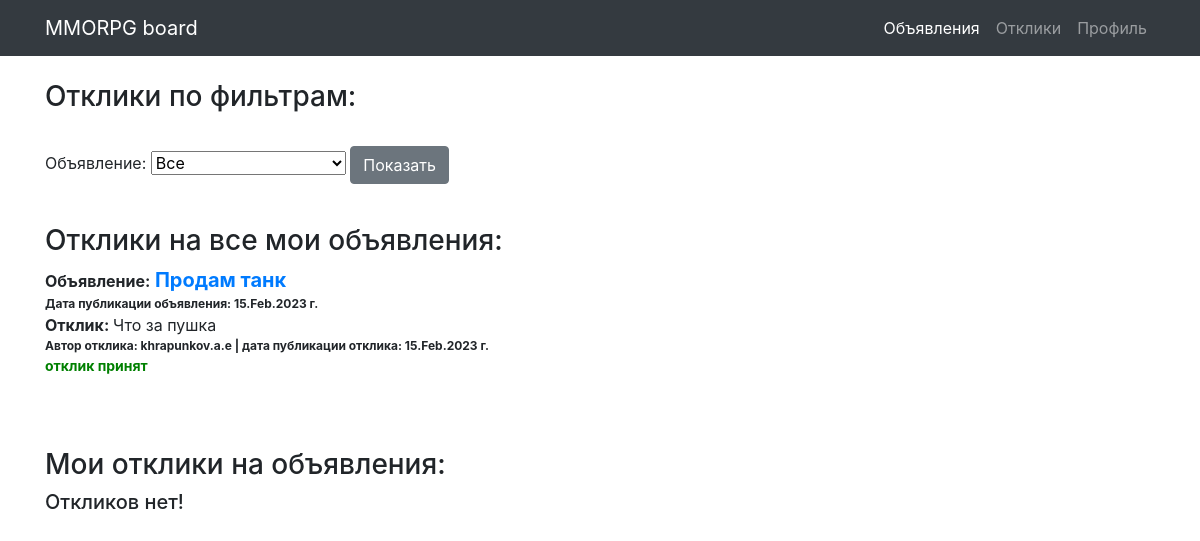
The app's page /responses (signed in) with its own data.
### board/models.py (models this page shows)
class Response(models.Model):
    author = models.ForeignKey(User, on_delete=models.CASCADE)
    post = models.ForeignKey(Post, on_delete=models.CASCADE)
    text = models.TextField(verbose_name='Текст')
    status = models.BooleanField(default=False)
    dateCreation = models.DateTimeField(auto_now_add=True)

class Post(models.Model):
    author = models.ForeignKey(User, on_delete=models.CASCADE)
    CAT = (('tanks', 'Танки'),
           ('healers', 'Хилы'),
           ('damage_dealers', 'ДД'),
           ('dealers', 'Торговцы'),
           ('gildmasters', 'Гилдмастеры'),
           ('quest_givers', 'Квестгиверы'),
           ('blacksmiths', 'Кузнецы'),
           ('tanners', 'Кожевники'),
           ('potion_makers', 'Зельевары'),
           ('spell_masters', 'Мастера заклинаний'))
    category = models.CharField(max_length=15, choices=CAT, verbose_name='Категория')
    dateCreation = models.DateTimeField(auto_now_add=True)
    title = models.CharField(max_length=256, verbose_name='Название')
    text = RichTextField()

### board/views.py (the view, shortened to what this page needs)
# urls.py: path('responses', Responses.as_view(), name='responses'),
class Responses(LoginRequiredMixin, ListView):
    model = Response
    template_name = 'responses.html'
    context_object_name = 'responses'
    def get_context_data(self, **kwargs):
        context = super(Responses, self).get_context_data(**kwargs)
        global title
        """
        Далее в условии - если пользователь попал на страницу через ссылку из письма, в которой содержится
        ID поста для фильтра - фильтр работает по этому ID
        """
        if self.kwargs.get('pk') and Post.objects.filter(id=self.kwargs.get('pk')).exists():
            title = str(Post.objects.get(id=self.kwargs.get('pk')).title)
            print(title)
        context['form'] = ResponsesFilterForm(self.request.user, initial={'title': title})
        context['title'] = title
        if title:
            post_id = Post.objects.get(title=title)
            context['filter_responses'] = list(Response.objects.filter(post_id=post_id).order_by('-dateCreation'))
            context['response_post_id'] = post_id.id
        else:
            context['filter_responses'] = list(Response.objects.filter(post_id__author_id=self.request.user).order_by('-dateCreation'))
        context['myresponses'] = list(Response.objects.filter(author_id=self.request.user).order_by('-dateCreation'))
        return context

### board/forms.py
class ResponsesFilterForm(forms.Form):
    def __init__(self, user, *args, **kwargs):
        super(ResponsesFilterForm, self).__init__(*args, **kwargs)
        self.fields['title'] = forms.ModelChoiceField(
            label='Объявление',
            queryset=Post.objects.filter(author_id=user.id).order_by('-dateCreation').values_list('title', flat=True),
            empty_label="Все",
            required=False
        )

### templates/responses.html (shortened to what this page needs)
{% extends 'default.html' %}
{% load bootstrap4 %}
{% block content %}
    <br>
    <h3>Отклики по фильтрам:</h3><br>
	<form method="POST">
        {{ form }}
		<input class="btn btn-secondary" type="submit" value="Показать">
	</form><br>
    {% if title %}
        <h3>Oтклики на мое объявление</h3>
        <a href="/post/{{ response_post_id }}" style="font-size: 20px;"><b>{{ title }}:</b></a><br>
        {% if filter_responses %}
            {% for response in filter_responses %}
                <a><b>Отклик: </b></a>{{ response.text }}<br>
                <span style="font-size: 12px;"><b>Автор отклика: {{ response.author.username }} |
                    дата публикации отклика: {{ response.dateCreation|date:'d.M.Y' }} г.</b></span><br>
                {% if response.status == False %}
                    <a href="/response/accept/{{ response.id }}" style="font-size: 12px; color:green"><b>принять</b></a>
                    <a>&nbsp;&nbsp;&nbsp;</a>
                    <a href="/response/delete/{{ response.id }}" style="font-size: 12px; color:red"><b>удалить</b></a>
                {% else %}
                    <a style="font-size: 14px; color:green"><b>отклик принят</b></a>
                {% endif %}
                <br><br>
            {% endfor %}
        {% else %}
            <br>
            <h5>Откликов нет!</h5>
        {% endif %}
    {% else %}
        <h3>Oтклики на все мои объявления:</h3>
        {% if filter_responses %}
            {% for response in filter_responses %}
                <a><b>Объявление:</b></a>
                <a href="/post/{{ response.post_id }}" style="font-size: 20px;"><b>{{ response.post.title }}</b></a><br>
                <span style="font-size: 12px;"><b>Дата публикации объявления: {{ response.post.dateCreation|date:'d.M.Y' }} г.</b>
                </span><br>
                <a><b>Отклик: </b></a>{{ response.text }}<br>
                <span style="font-size: 12px;"><b>Автор отклика: {{ response.author.username }} |
                    дата публикации отклика: {{ response.dateCreation|date:'d.M.Y' }} г.</b></span><br>
                {% if response.status == False %}
                    <a href="/response/accept/{{ response.id }}" style="font-size: 12px; color:green"><b>принять</b></a>
                    <a>&nbsp;&nbsp;&nbsp;</a>
                    <a href="/response/delete/{{ response.id }}" style="font-size: 12px; color:red"><b>удалить</b></a>
                {% else %}
                    <a style="font-size: 14px; color:green"><b>отклик принят</b></a>
                {% endif %}
                <br><br>
            {% endfor %}
        {% else %}
            <h5>Откликов нет!</h5>
        {% endif %}
    {% endif %}
    <br><br>
    <h3>Мои отклики на объявления:</h3>
    {% if myresponses %}
        {% for response in myresponses %}
            <a><b>Объявление:</b></a>
            <a href="/post/{{ response.post_id }}" style="font-size: 20px;"><b>{{ response.post.title }}</b></a><br>
            <span style="font-size: 12px;"><b>Автор объявления:  {{ response.post.author.username }} |
                дата публикации объявления: {{ response.post.dateCreation|date:'d.M.Y' }} г.</b></span><br>
            <a><b>Мой отклик:</b></a>
            {{ response.text }}<br>
            <span style="font-size: 12px;"><b>Дата публикации отклика: {{ response.dateCreation|date:'d.M.Y' }} г.</b></span><br>
            {% if response.status == True %}
                <a style="font-size: 14px; color:green"><b>Автор объявления принял отклик!</b></a>
            {% else %}
                <a style="font-size: 14px; color:red"><b>Автор объявления пока не принял отклик!</b></a>
            {% endif %}
        <br><br>
        {% endfor %}
    {% else %}
        <h5>Откликов нет!</h5>
    {% endif %}
{% endblock content %}

### records on screen
Response: post "Продам танк", post.dateCreation "15.Feb.2023", text "Что за пушка", author.username "khrapunkov.a.e", dateCreation "15.Feb.2023", status "отклик принят"
